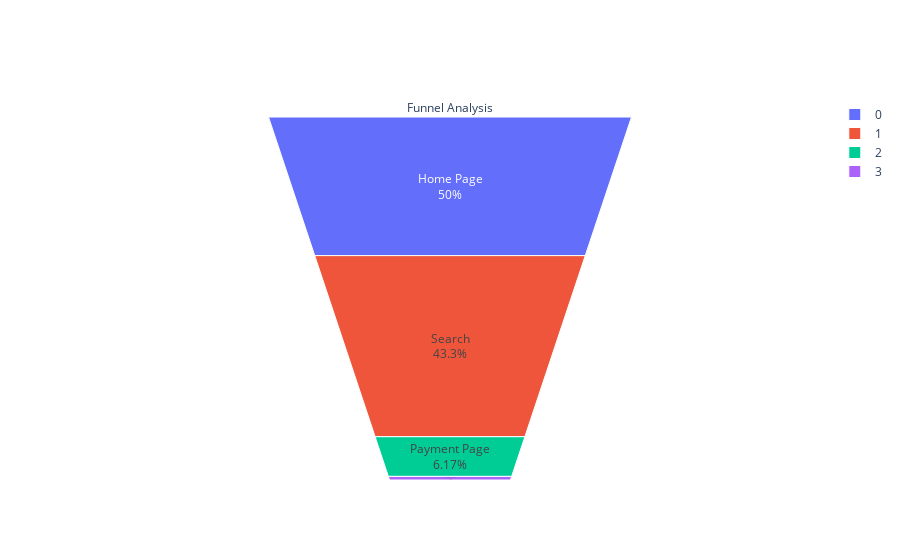

The notebook cell this image was saved under:
### Code cell
from plotly import graph_objects as go
fig = go.Figure(go.Funnelarea(
    text = ["Home Page","Search", "Payment Page", "Confirmation Page"],
    values = [len(user)-len(search_page), len(search_page)-len(payment_page), len(payment_page)-len(payment_confirmation), len(payment_confirmation)]
    ,title='Funnel Analysis'))
fig.show()

### Figure 1 — Plotly figure (JSON) as saved in the notebook; plotly's stock layout.template omitted (floating-point values rounded to 4 significant figures)
{"data": [{"text": ["Home Page", "Search", "Payment Page", "Confirmation Page"], "title": {"text": "Funnel Analysis"}, "type": "funnelarea", "values": [45200, 39170, 5578, 452]}], "layout": {}}
